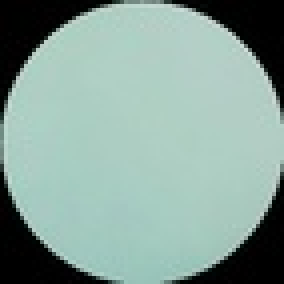
#> input picture Images/Clinical_Samples/0_4_0.32.jpg, 71 x 71 px, shrunk from 188 x 188 before the run (shown 4 times larger)
$ python clinical_sample_experiment.py
#> lines starting #> are read from the running program, lines starting #| are printed output that depends on the picture; after the words box and inside, x2 and y2 are one past the last pixel; in counts of white or black regions, pixels touching at a corner belong together
### Feature_extraction.py
# This is the code for feature extraction module
# The module will only take in images that are cut and calibrated by the first two modules
import cv2
import numpy as np


def feature_extraction(image_directory='Images/Artificial_Saliva/train/0_1.jpg'):
    image = cv2.imread(image_directory)
    B, G, R = cv2.split(image)
    gray = cv2.cvtColor(image, cv2.COLOR_BGR2GRAY)
    mask = np.zeros_like(B)
    x, y = mask.shape
    cv2.circle(mask, (x // 2, y // 2), x // 2, 255, -1)
    hsi = cv2.cvtColor(image, cv2.COLOR_BGR2HSV)
    H, S, I = cv2.split(hsi)
    mean_B = cv2.mean(B, mask)[0]
    mean_G = cv2.mean(G, mask)[0]
    mean_R = cv2.mean(R, mask)[0]
    mean_gray = cv2.mean(gray, mask)[0]
    mean_H = cv2.mean(H, mask)[0]
    mean_S = cv2.mean(S, mask)[0]
    average_color = np.mean(image[mask > 0], axis=0)
    difference = np.subtract(image, average_color)
    squared_difference = np.square(difference)
    mse = np.mean(squared_difference[mask > 0])
    return [mean_R, mean_G, mean_B, mean_gray, mean_H, mean_S, mse]

### Feature_analysis.py
# This is the code for feature analysis module
# It relies on machine-learning models to predict the label of the sample
import pickle
import numpy as np
from Feature_extraction import feature_extraction
from sklearn.preprocessing import PolynomialFeatures

# The following are the min and max values of the features in the training set
max_red =  168.54322595255618
max_green =  201.95131064938008
max_blue =  201.5735152578837
max_gray =  194.97780671460114
max_H =  96.14793636415105
max_S =  81.77619883372022
max_MSE =  210.4655289406963
min_red =  133.16826133725868
min_green =  182.78939025080678
min_blue =  188.890788654249
min_gray =  181.0992470135311
min_H =  79.13338617448905
min_S =  40.46877653852687
min_MSE =  18.912832871012753

# [50 lines left out: functions linear_regression, multiple_regression, polynomial_regression, multiple_poly_regression, SVR, not called in this run]


def decision_tree(feature_array):
    R, G, B, gray, H, S, MSE = feature_array
    model = pickle.load(open('models/decision_tree.sav', 'rb'))
    # The decision tree model is trained with the scaled features
    G = (G - min_green) / (max_green - min_green)
    B = (B - min_blue) / (max_blue - min_blue)
    H = (H - min_H) / (max_H - min_H)
    S = (S - min_S) / (max_S - min_S)
    MSE = (MSE - min_MSE) / (max_MSE - min_MSE)
    feature = np.array([G, B, H, S, MSE]).reshape(1, -1)
    prediction = model.predict(feature)
    return prediction.reshape(-1)


# [30 lines left out: functions random_forest, main, not called in this run]


# [2 lines that do not run on import are left out]

### clinical_sample_experiment.py
# This is the code for testing clinical samples
# We recommend to test 10 times for each sample to make sure the result is accurate
from Feature_analysis import linear_regression, multiple_regression, polynomial_regression, multiple_poly_regression, SVR, decision_tree, random_forest

from Feature_extraction import feature_extraction
import numpy as np
import os


def clinical_sample_test():
    # we will be using decision tree model as an example
    # you can change the model to any model you want
    samples = os.listdir('Images/Clinical_Samples')
    if '.DS_Store' in samples:
        samples.remove('.DS_Store')
    # sort the samples
    samples.sort(key=lambda x: int(x.split('_')[0]))
    sample_dict = {}
    for sample in samples:
        sample_id = sample.split('_')[0]
        if sample_id not in sample_dict:
            sample_dict[sample_id] = [sample]
        else:
            sample_dict[sample_id].append(sample)
    for id in sample_dict:
        print(id)
        sample_list = sample_dict[id]
        feature_list = []
        for sample in sample_list:
            feature = feature_extraction('Images/Clinical_Samples/' + sample)
#> in feature_extraction, image is the input picture: shape (71, 71, 3); mean B, G, R 152.6, 160.7, 135.1
#> in feature_extraction, `B, G, R = cv2.split(image)`:
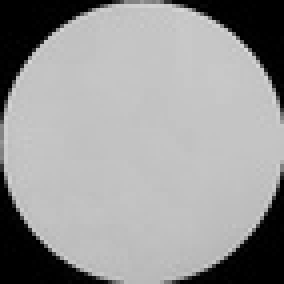
#> B: shape (71, 71) (shown 4 times larger); min 0, max 216, mean 152.6
#> in feature_extraction, `B, G, R = cv2.split(image)`:
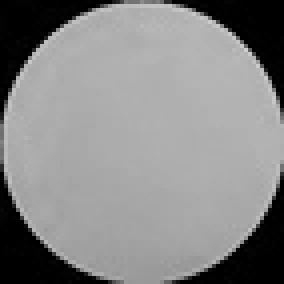
#> R: shape (71, 71) (shown 4 times larger); min 0, max 206, mean 135.1
#> in feature_extraction, `cv2.circle(mask, (x // 2, y // 2), x // 2, 255, -1)`:
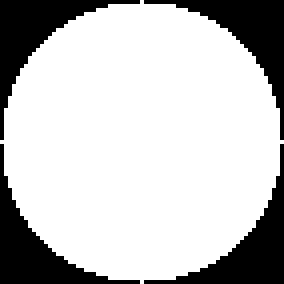
#> mask: shape (71, 71) (shown 4 times larger); 76.4% white; 4 black regions, box (x1, y1, x2, y2) and area: (0, 0, 35, 35) 297, (36, 0, 71, 35) 297, (0, 36, 35, 71) 297, (36, 36, 71, 71) 297
#> in feature_extraction, `hsi = cv2.cvtColor(image, cv2.COLOR_BGR2HSV)`: hsi: shape (71, 71, 3); mean H, S, V 71.9, 57.1, 160.8
#> in feature_extraction, `H, S, I = cv2.split(hsi)`:
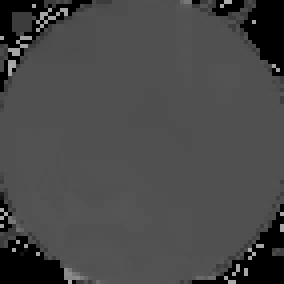
#> H: shape (71, 71) (shown 4 times larger); min 0, max 173, mean 71.9
#> in feature_extraction, `H, S, I = cv2.split(hsi)`:
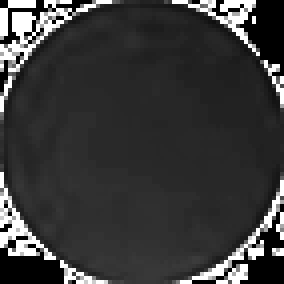
#> S: shape (71, 71) (shown 4 times larger); min 0, max 255, mean 57.1
#> in feature_extraction, `mean_B = cv2.mean(B, mask)[0]`: mean_B = 194
#> in feature_extraction, `mean_G = cv2.mean(G, mask)[0]`: mean_G = 204.2
#> in feature_extraction, `mean_R = cv2.mean(R, mask)[0]`: mean_R = 171.8
#> in feature_extraction, `mean_gray = cv2.mean(gray, mask)[0]`: mean_gray = 193.3
#> in feature_extraction, `mean_H = cv2.mean(H, mask)[0]`: mean_H = 80.59
#> in feature_extraction, `mean_S = cv2.mean(S, mask)[0]`: mean_S = 40.58
#> in feature_extraction, `average_color = np.mean(image[mask > 0], axis=0)`: average_color = [194, 204.2, 171.8]
#> in feature_extraction, `difference = np.subtract(image, average_color)`:
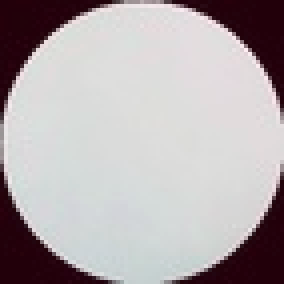
#> difference: shape (71, 71, 3) float64 (shown 4 times larger); mean B, G, R -41.4, -43.5, -36.7; drawn with min black and max white
#> in feature_extraction, `squared_difference = np.square(difference)`:
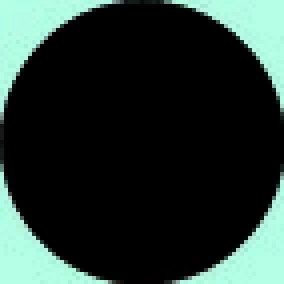
#> squared_difference: shape (71, 71, 3) float64 (shown 4 times larger); mean B, G, R 7760.5, 8562.7, 6124.1; drawn with min black and max white
#> in feature_extraction, `mse = np.mean(squared_difference[mask > 0])`: mse = 29.54
#> feature = [171.8, 204.2, 194, 193.3, 80.59, 40.58, 29.54]
            feature_list.append(feature)
        feature_list = np.array(feature_list)
        average_feature = np.mean(feature_list, axis=0)
#> average_feature = [171.8, 204.2, 194, 193.3, 80.59, 40.58, 29.54]
        # We will pick the five samples that are the closest to the average
        # And then use the average of these five samples to predict the result
        distance_list = []
        for feature in feature_list:
            distance_list.append(np.linalg.norm(feature - average_feature))
#> this loop made 1 pass
#> after the loop, distance_list = [0]
        distance_list = np.array(distance_list)
        average = np.mean(feature_list[np.argsort(distance_list)][:5], axis=0)
#> average = [171.8, 204.2, 194, 193.3, 80.59, 40.58, 29.54]
        # Now we have the average feature, we can use it to predict the result
        prediction = decision_tree(average)
#> in decision_tree, `R, G, B, gray, H, S, MSE = feature_array`: R = 171.8; G = 204.2; B = 194; gray = 193.3; H = 80.59; S = 40.58; MSE = 29.54
        print(prediction)


if __name__ == '__main__':
#> (the run stopped early here; a loop or call above may not have finished)
